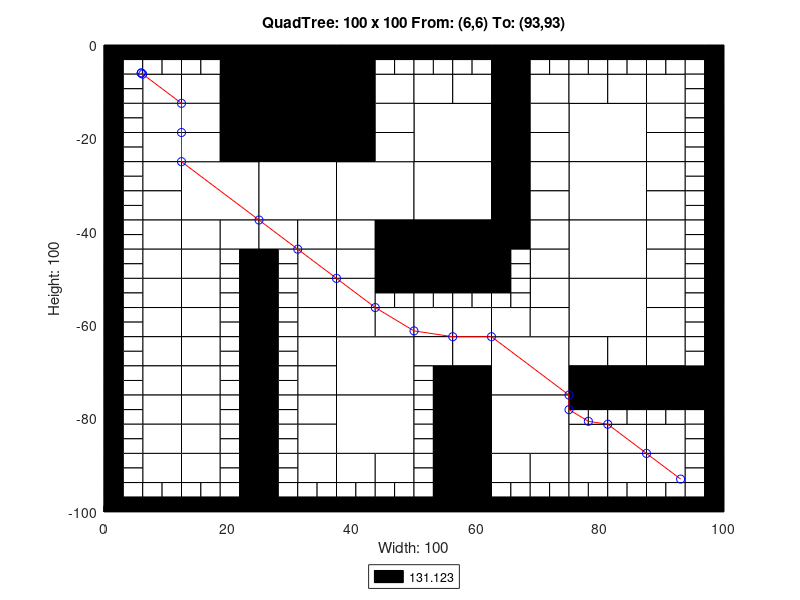

Here is the MATLAB script that generated this plot:
axis([0 100 -100 0]);
title('QuadTree: 100 x 100 From: (6,6) To: (93,93)');
xlabel('Width: 100');
ylabel('Height: 100');
rectangle('Position',[25 -12.5 12.5 12.5], 'FaceColor',[0 0 0]);
rectangle('Position',[25 -25 12.5 12.5], 'FaceColor',[0 0 0]);
rectangle('Position',[12.5 -37.5 12.5 12.5], 'FaceColor',[1 1 1]);
rectangle('Position',[25 -37.5 12.5 12.5], 'FaceColor',[1 1 1]);
rectangle('Position',[37.5 -37.5 12.5 12.5], 'FaceColor',[1 1 1]);
rectangle('Position',[50 -25 12.5 12.5], 'FaceColor',[1 1 1]);
rectangle('Position',[75 -25 12.5 12.5], 'FaceColor',[1 1 1]);
rectangle('Position',[50 -37.5 12.5 12.5], 'FaceColor',[1 1 1]);
rectangle('Position',[50 -50 12.5 12.5], 'FaceColor',[0 0 0]);
rectangle('Position',[75 -37.5 12.5 12.5], 'FaceColor',[1 1 1]);
rectangle('Position',[75 -50 12.5 12.5], 'FaceColor',[1 1 1]);
rectangle('Position',[37.5 -75 12.5 12.5], 'FaceColor',[1 1 1]);
rectangle('Position',[37.5 -87.5 12.5 12.5], 'FaceColor',[1 1 1]);
rectangle('Position',[62.5 -75 12.5 12.5], 'FaceColor',[1 1 1]);
rectangle('Position',[75 -62.5 12.5 12.5], 'FaceColor',[1 1 1]);
rectangle('Position',[62.5 -87.5 12.5 12.5], 'FaceColor',[1 1 1]);
rectangle('Position',[6.25 -12.5 6.25 6.25], 'FaceColor',[1 1 1]);
rectangle('Position',[18.75 -6.25 6.25 6.25], 'FaceColor',[0 0 0]);
rectangle('Position',[12.5 -12.5 6.25 6.25], 'FaceColor',[1 1 1]);
rectangle('Position',[18.75 -12.5 6.25 6.25], 'FaceColor',[0 0 0]);
rectangle('Position',[6.25 -18.75 6.25 6.25], 'FaceColor',[1 1 1]);
rectangle('Position',[6.25 -25 6.25 6.25], 'FaceColor',[1 1 1]);
rectangle('Position',[12.5 -18.75 6.25 6.25], 'FaceColor',[1 1 1]);
rectangle('Position',[18.75 -18.75 6.25 6.25], 'FaceColor',[0 0 0]);
rectangle('Position',[12.5 -25 6.25 6.25], 'FaceColor',[1 1 1]);
rectangle('Position',[18.75 -25 6.25 6.25], 'FaceColor',[0 0 0]);
rectangle('Position',[37.5 -6.25 6.25 6.25], 'FaceColor',[0 0 0]);
rectangle('Position',[37.5 -12.5 6.25 6.25], 'FaceColor',[0 0 0]);
rectangle('Position',[43.75 -12.5 6.25 6.25], 'FaceColor',[1 1 1]);
rectangle('Position',[37.5 -18.75 6.25 6.25], 'FaceColor',[0 0 0]);
rectangle('Position',[43.75 -18.75 6.25 6.25], 'FaceColor',[1 1 1]);
rectangle('Position',[37.5 -25 6.25 6.25], 'FaceColor',[0 0 0]);
rectangle('Position',[43.75 -25 6.25 6.25], 'FaceColor',[1 1 1]);
rectangle('Position',[6.25 -31.25 6.25 6.25], 'FaceColor',[1 1 1]);
rectangle('Position',[6.25 -37.5 6.25 6.25], 'FaceColor',[1 1 1]);
rectangle('Position',[6.25 -43.75 6.25 6.25], 'FaceColor',[1 1 1]);
rectangle('Position',[6.25 -50 6.25 6.25], 'FaceColor',[1 1 1]);
rectangle('Position',[12.5 -43.75 6.25 6.25], 'FaceColor',[1 1 1]);
rectangle('Position',[18.75 -43.75 6.25 6.25], 'FaceColor',[1 1 1]);
rectangle('Position',[12.5 -50 6.25 6.25], 'FaceColor',[1 1 1]);
rectangle('Position',[25 -43.75 6.25 6.25], 'FaceColor',[1 1 1]);
rectangle('Position',[31.25 -43.75 6.25 6.25], 'FaceColor',[1 1 1]);
rectangle('Position',[31.25 -50 6.25 6.25], 'FaceColor',[1 1 1]);
rectangle('Position',[37.5 -43.75 6.25 6.25], 'FaceColor',[1 1 1]);
rectangle('Position',[43.75 -43.75 6.25 6.25], 'FaceColor',[0 0 0]);
rectangle('Position',[37.5 -50 6.25 6.25], 'FaceColor',[1 1 1]);
rectangle('Position',[43.75 -50 6.25 6.25], 'FaceColor',[0 0 0]);
rectangle('Position',[50 -12.5 6.25 6.25], 'FaceColor',[1 1 1]);
rectangle('Position',[56.25 -12.5 6.25 6.25], 'FaceColor',[1 1 1]);
rectangle('Position',[62.5 -6.25 6.25 6.25], 'FaceColor',[0 0 0]);
rectangle('Position',[62.5 -12.5 6.25 6.25], 'FaceColor',[0 0 0]);
rectangle('Position',[68.75 -12.5 6.25 6.25], 'FaceColor',[1 1 1]);
rectangle('Position',[62.5 -18.75 6.25 6.25], 'FaceColor',[0 0 0]);
rectangle('Position',[68.75 -18.75 6.25 6.25], 'FaceColor',[1 1 1]);
rectangle('Position',[62.5 -25 6.25 6.25], 'FaceColor',[0 0 0]);
rectangle('Position',[68.75 -25 6.25 6.25], 'FaceColor',[1 1 1]);
rectangle('Position',[75 -12.5 6.25 6.25], 'FaceColor',[1 1 1]);
rectangle('Position',[81.25 -12.5 6.25 6.25], 'FaceColor',[1 1 1]);
rectangle('Position',[87.5 -12.5 6.25 6.25], 'FaceColor',[1 1 1]);
rectangle('Position',[87.5 -18.75 6.25 6.25], 'FaceColor',[1 1 1]);
rectangle('Position',[87.5 -25 6.25 6.25], 'FaceColor',[1 1 1]);
rectangle('Position',[62.5 -31.25 6.25 6.25], 'FaceColor',[0 0 0]);
rectangle('Position',[68.75 -31.25 6.25 6.25], 'FaceColor',[1 1 1]);
rectangle('Position',[62.5 -37.5 6.25 6.25], 'FaceColor',[0 0 0]);
rectangle('Position',[68.75 -37.5 6.25 6.25], 'FaceColor',[1 1 1]);
rectangle('Position',[62.5 -43.75 6.25 6.25], 'FaceColor',[0 0 0]);
rectangle('Position',[68.75 -43.75 6.25 6.25], 'FaceColor',[1 1 1]);
rectangle('Position',[68.75 -50 6.25 6.25], 'FaceColor',[1 1 1]);
rectangle('Position',[87.5 -31.25 6.25 6.25], 'FaceColor',[1 1 1]);
rectangle('Position',[87.5 -37.5 6.25 6.25], 'FaceColor',[1 1 1]);
rectangle('Position',[87.5 -43.75 6.25 6.25], 'FaceColor',[1 1 1]);
rectangle('Position',[87.5 -50 6.25 6.25], 'FaceColor',[1 1 1]);
rectangle('Position',[6.25 -56.25 6.25 6.25], 'FaceColor',[1 1 1]);
rectangle('Position',[6.25 -62.5 6.25 6.25], 'FaceColor',[1 1 1]);
rectangle('Position',[12.5 -56.25 6.25 6.25], 'FaceColor',[1 1 1]);
rectangle('Position',[12.5 -62.5 6.25 6.25], 'FaceColor',[1 1 1]);
rectangle('Position',[6.25 -68.75 6.25 6.25], 'FaceColor',[1 1 1]);
rectangle('Position',[6.25 -75 6.25 6.25], 'FaceColor',[1 1 1]);
rectangle('Position',[12.5 -68.75 6.25 6.25], 'FaceColor',[1 1 1]);
rectangle('Position',[12.5 -75 6.25 6.25], 'FaceColor',[1 1 1]);
rectangle('Position',[31.25 -56.25 6.25 6.25], 'FaceColor',[1 1 1]);
rectangle('Position',[31.25 -62.5 6.25 6.25], 'FaceColor',[1 1 1]);
rectangle('Position',[37.5 -56.25 6.25 6.25], 'FaceColor',[1 1 1]);
rectangle('Position',[37.5 -62.5 6.25 6.25], 'FaceColor',[1 1 1]);
rectangle('Position',[43.75 -62.5 6.25 6.25], 'FaceColor',[1 1 1]);
rectangle('Position',[31.25 -68.75 6.25 6.25], 'FaceColor',[1 1 1]);
rectangle('Position',[31.25 -75 6.25 6.25], 'FaceColor',[1 1 1]);
rectangle('Position',[6.25 -81.25 6.25 6.25], 'FaceColor',[1 1 1]);
rectangle('Position',[6.25 -87.5 6.25 6.25], 'FaceColor',[1 1 1]);
rectangle('Position',[12.5 -81.25 6.25 6.25], 'FaceColor',[1 1 1]);
rectangle('Position',[12.5 -87.5 6.25 6.25], 'FaceColor',[1 1 1]);
rectangle('Position',[6.25 -93.75 6.25 6.25], 'FaceColor',[1 1 1]);
rectangle('Position',[12.5 -93.75 6.25 6.25], 'FaceColor',[1 1 1]);
rectangle('Position',[31.25 -81.25 6.25 6.25], 'FaceColor',[1 1 1]);
rectangle('Position',[31.25 -87.5 6.25 6.25], 'FaceColor',[1 1 1]);
rectangle('Position',[31.25 -93.75 6.25 6.25], 'FaceColor',[1 1 1]);
rectangle('Position',[37.5 -93.75 6.25 6.25], 'FaceColor',[1 1 1]);
rectangle('Position',[43.75 -93.75 6.25 6.25], 'FaceColor',[1 1 1]);
rectangle('Position',[50 -62.5 6.25 6.25], 'FaceColor',[1 1 1]);
rectangle('Position',[56.25 -62.5 6.25 6.25], 'FaceColor',[1 1 1]);
rectangle('Position',[68.75 -56.25 6.25 6.25], 'FaceColor',[1 1 1]);
rectangle('Position',[62.5 -62.5 6.25 6.25], 'FaceColor',[1 1 1]);
rectangle('Position',[68.75 -62.5 6.25 6.25], 'FaceColor',[1 1 1]);
rectangle('Position',[50 -68.75 6.25 6.25], 'FaceColor',[1 1 1]);
rectangle('Position',[56.25 -68.75 6.25 6.25], 'FaceColor',[1 1 1]);
rectangle('Position',[56.25 -75 6.25 6.25], 'FaceColor',[0 0 0]);
rectangle('Position',[87.5 -56.25 6.25 6.25], 'FaceColor',[1 1 1]);
rectangle('Position',[87.5 -62.5 6.25 6.25], 'FaceColor',[1 1 1]);
rectangle('Position',[75 -68.75 6.25 6.25], 'FaceColor',[1 1 1]);
rectangle('Position',[81.25 -68.75 6.25 6.25], 'FaceColor',[1 1 1]);
rectangle('Position',[75 -75 6.25 6.25], 'FaceColor',[0 0 0]);
rectangle('Position',[81.25 -75 6.25 6.25], 'FaceColor',[0 0 0]);
rectangle('Position',[87.5 -68.75 6.25 6.25], 'FaceColor',[1 1 1]);
rectangle('Position',[87.5 -75 6.25 6.25], 'FaceColor',[0 0 0]);
rectangle('Position',[93.75 -75 6.25 6.25], 'FaceColor',[0 0 0]);
rectangle('Position',[56.25 -81.25 6.25 6.25], 'FaceColor',[0 0 0]);
rectangle('Position',[56.25 -87.5 6.25 6.25], 'FaceColor',[0 0 0]);
rectangle('Position',[56.25 -93.75 6.25 6.25], 'FaceColor',[0 0 0]);
rectangle('Position',[56.25 -100 6.25 6.25], 'FaceColor',[0 0 0]);
rectangle('Position',[62.5 -93.75 6.25 6.25], 'FaceColor',[1 1 1]);
rectangle('Position',[68.75 -93.75 6.25 6.25], 'FaceColor',[1 1 1]);
rectangle('Position',[75 -87.5 6.25 6.25], 'FaceColor',[1 1 1]);
rectangle('Position',[81.25 -87.5 6.25 6.25], 'FaceColor',[1 1 1]);
rectangle('Position',[87.5 -87.5 6.25 6.25], 'FaceColor',[1 1 1]);
rectangle('Position',[75 -93.75 6.25 6.25], 'FaceColor',[1 1 1]);
rectangle('Position',[81.25 -93.75 6.25 6.25], 'FaceColor',[1 1 1]);
rectangle('Position',[87.5 -93.75 6.25 6.25], 'FaceColor',[1 1 1]);
rectangle('Position',[0 -3.125 3.125 3.125], 'FaceColor',[0 0 0]);
rectangle('Position',[3.125 -3.125 3.125 3.125], 'FaceColor',[0 0 0]);
rectangle('Position',[0 -6.25 3.125 3.125], 'FaceColor',[0 0 0]);
rectangle('Position',[3.125 -6.25 3.125 3.125], 'FaceColor',[1 1 1]);
rectangle('Position',[6.25 -3.125 3.125 3.125], 'FaceColor',[0 0 0]);
rectangle('Position',[9.375 -3.125 3.125 3.125], 'FaceColor',[0 0 0]);
rectangle('Position',[6.25 -6.25 3.125 3.125], 'FaceColor',[1 1 1]);
rectangle('Position',[9.375 -6.25 3.125 3.125], 'FaceColor',[1 1 1]);
rectangle('Position',[0 -9.375 3.125 3.125], 'FaceColor',[0 0 0]);
rectangle('Position',[3.125 -9.375 3.125 3.125], 'FaceColor',[1 1 1]);
rectangle('Position',[0 -12.5 3.125 3.125], 'FaceColor',[0 0 0]);
rectangle('Position',[3.125 -12.5 3.125 3.125], 'FaceColor',[1 1 1]);
rectangle('Position',[12.5 -3.125 3.125 3.125], 'FaceColor',[0 0 0]);
rectangle('Position',[15.625 -3.125 3.125 3.125], 'FaceColor',[0 0 0]);
rectangle('Position',[12.5 -6.25 3.125 3.125], 'FaceColor',[1 1 1]);
rectangle('Position',[15.625 -6.25 3.125 3.125], 'FaceColor',[1 1 1]);
rectangle('Position',[0 -15.625 3.125 3.125], 'FaceColor',[0 0 0]);
rectangle('Position',[3.125 -15.625 3.125 3.125], 'FaceColor',[1 1 1]);
rectangle('Position',[0 -18.75 3.125 3.125], 'FaceColor',[0 0 0]);
rectangle('Position',[3.125 -18.75 3.125 3.125], 'FaceColor',[1 1 1]);
rectangle('Position',[0 -21.875 3.125 3.125], 'FaceColor',[0 0 0]);
rectangle('Position',[3.125 -21.875 3.125 3.125], 'FaceColor',[1 1 1]);
rectangle('Position',[0 -25 3.125 3.125], 'FaceColor',[0 0 0]);
rectangle('Position',[3.125 -25 3.125 3.125], 'FaceColor',[1 1 1]);
rectangle('Position',[43.75 -3.125 3.125 3.125], 'FaceColor',[0 0 0]);
rectangle('Position',[46.875 -3.125 3.125 3.125], 'FaceColor',[0 0 0]);
rectangle('Position',[43.75 -6.25 3.125 3.125], 'FaceColor',[1 1 1]);
rectangle('Position',[46.875 -6.25 3.125 3.125], 'FaceColor',[1 1 1]);
rectangle('Position',[0 -28.125 3.125 3.125], 'FaceColor',[0 0 0]);
rectangle('Position',[3.125 -28.125 3.125 3.125], 'FaceColor',[1 1 1]);
rectangle('Position',[0 -31.25 3.125 3.125], 'FaceColor',[0 0 0]);
rectangle('Position',[3.125 -31.25 3.125 3.125], 'FaceColor',[1 1 1]);
rectangle('Position',[0 -34.375 3.125 3.125], 'FaceColor',[0 0 0]);
rectangle('Position',[3.125 -34.375 3.125 3.125], 'FaceColor',[1 1 1]);
rectangle('Position',[0 -37.5 3.125 3.125], 'FaceColor',[0 0 0]);
rectangle('Position',[3.125 -37.5 3.125 3.125], 'FaceColor',[1 1 1]);
rectangle('Position',[0 -40.625 3.125 3.125], 'FaceColor',[0 0 0]);
rectangle('Position',[3.125 -40.625 3.125 3.125], 'FaceColor',[1 1 1]);
rectangle('Position',[0 -43.75 3.125 3.125], 'FaceColor',[0 0 0]);
rectangle('Position',[3.125 -43.75 3.125 3.125], 'FaceColor',[1 1 1]);
rectangle('Position',[0 -46.875 3.125 3.125], 'FaceColor',[0 0 0]);
rectangle('Position',[3.125 -46.875 3.125 3.125], 'FaceColor',[1 1 1]);
rectangle('Position',[0 -50 3.125 3.125], 'FaceColor',[0 0 0]);
rectangle('Position',[3.125 -50 3.125 3.125], 'FaceColor',[1 1 1]);
rectangle('Position',[18.75 -46.875 3.125 3.125], 'FaceColor',[1 1 1]);
rectangle('Position',[21.875 -46.875 3.125 3.125], 'FaceColor',[0 0 0]);
rectangle('Position',[18.75 -50 3.125 3.125], 'FaceColor',[1 1 1]);
rectangle('Position',[21.875 -50 3.125 3.125], 'FaceColor',[0 0 0]);
rectangle('Position',[25 -46.875 3.125 3.125], 'FaceColor',[0 0 0]);
rectangle('Position',[28.125 -46.875 3.125 3.125], 'FaceColor',[1 1 1]);
rectangle('Position',[25 -50 3.125 3.125], 'FaceColor',[0 0 0]);
rectangle('Position',[28.125 -50 3.125 3.125], 'FaceColor',[1 1 1]);
rectangle('Position',[50 -3.125 3.125 3.125], 'FaceColor',[0 0 0]);
rectangle('Position',[53.125 -3.125 3.125 3.125], 'FaceColor',[0 0 0]);
rectangle('Position',[50 -6.25 3.125 3.125], 'FaceColor',[1 1 1]);
rectangle('Position',[53.125 -6.25 3.125 3.125], 'FaceColor',[1 1 1]);
rectangle('Position',[56.25 -3.125 3.125 3.125], 'FaceColor',[0 0 0]);
rectangle('Position',[59.375 -3.125 3.125 3.125], 'FaceColor',[0 0 0]);
rectangle('Position',[56.25 -6.25 3.125 3.125], 'FaceColor',[1 1 1]);
rectangle('Position',[59.375 -6.25 3.125 3.125], 'FaceColor',[1 1 1]);
rectangle('Position',[68.75 -3.125 3.125 3.125], 'FaceColor',[0 0 0]);
rectangle('Position',[71.875 -3.125 3.125 3.125], 'FaceColor',[0 0 0]);
rectangle('Position',[68.75 -6.25 3.125 3.125], 'FaceColor',[1 1 1]);
rectangle('Position',[71.875 -6.25 3.125 3.125], 'FaceColor',[1 1 1]);
rectangle('Position',[75 -3.125 3.125 3.125], 'FaceColor',[0 0 0]);
rectangle('Position',[78.125 -3.125 3.125 3.125], 'FaceColor',[0 0 0]);
rectangle('Position',[75 -6.25 3.125 3.125], 'FaceColor',[1 1 1]);
rectangle('Position',[78.125 -6.25 3.125 3.125], 'FaceColor',[1 1 1]);
rectangle('Position',[81.25 -3.125 3.125 3.125], 'FaceColor',[0 0 0]);
rectangle('Position',[84.375 -3.125 3.125 3.125], 'FaceColor',[0 0 0]);
rectangle('Position',[81.25 -6.25 3.125 3.125], 'FaceColor',[1 1 1]);
rectangle('Position',[84.375 -6.25 3.125 3.125], 'FaceColor',[1 1 1]);
rectangle('Position',[87.5 -3.125 3.125 3.125], 'FaceColor',[0 0 0]);
rectangle('Position',[90.625 -3.125 3.125 3.125], 'FaceColor',[0 0 0]);
rectangle('Position',[87.5 -6.25 3.125 3.125], 'FaceColor',[1 1 1]);
rectangle('Position',[90.625 -6.25 3.125 3.125], 'FaceColor',[1 1 1]);
rectangle('Position',[93.75 -3.125 3.125 3.125], 'FaceColor',[0 0 0]);
rectangle('Position',[96.875 -3.125 3.125 3.125], 'FaceColor',[0 0 0]);
rectangle('Position',[93.75 -6.25 3.125 3.125], 'FaceColor',[1 1 1]);
rectangle('Position',[96.875 -6.25 3.125 3.125], 'FaceColor',[0 0 0]);
rectangle('Position',[93.75 -9.375 3.125 3.125], 'FaceColor',[1 1 1]);
rectangle('Position',[96.875 -9.375 3.125 3.125], 'FaceColor',[0 0 0]);
rectangle('Position',[93.75 -12.5 3.125 3.125], 'FaceColor',[1 1 1]);
rectangle('Position',[96.875 -12.5 3.125 3.125], 'FaceColor',[0 0 0]);
rectangle('Position',[93.75 -15.625 3.125 3.125], 'FaceColor',[1 1 1]);
rectangle('Position',[96.875 -15.625 3.125 3.125], 'FaceColor',[0 0 0]);
rectangle('Position',[93.75 -18.75 3.125 3.125], 'FaceColor',[1 1 1]);
rectangle('Position',[96.875 -18.75 3.125 3.125], 'FaceColor',[0 0 0]);
rectangle('Position',[93.75 -21.875 3.125 3.125], 'FaceColor',[1 1 1]);
rectangle('Position',[96.875 -21.875 3.125 3.125], 'FaceColor',[0 0 0]);
rectangle('Position',[93.75 -25 3.125 3.125], 'FaceColor',[1 1 1]);
rectangle('Position',[96.875 -25 3.125 3.125], 'FaceColor',[0 0 0]);
rectangle('Position',[62.5 -46.875 3.125 3.125], 'FaceColor',[0 0 0]);
rectangle('Position',[65.625 -46.875 3.125 3.125], 'FaceColor',[1 1 1]);
rectangle('Position',[62.5 -50 3.125 3.125], 'FaceColor',[0 0 0]);
rectangle('Position',[65.625 -50 3.125 3.125], 'FaceColor',[1 1 1]);
rectangle('Position',[93.75 -28.125 3.125 3.125], 'FaceColor',[1 1 1]);
rectangle('Position',[96.875 -28.125 3.125 3.125], 'FaceColor',[0 0 0]);
rectangle('Position',[93.75 -31.25 3.125 3.125], 'FaceColor',[1 1 1]);
rectangle('Position',[96.875 -31.25 3.125 3.125], 'FaceColor',[0 0 0]);
rectangle('Position',[93.75 -34.375 3.125 3.125], 'FaceColor',[1 1 1]);
rectangle('Position',[96.875 -34.375 3.125 3.125], 'FaceColor',[0 0 0]);
rectangle('Position',[93.75 -37.5 3.125 3.125], 'FaceColor',[1 1 1]);
rectangle('Position',[96.875 -37.5 3.125 3.125], 'FaceColor',[0 0 0]);
rectangle('Position',[93.75 -40.625 3.125 3.125], 'FaceColor',[1 1 1]);
rectangle('Position',[96.875 -40.625 3.125 3.125], 'FaceColor',[0 0 0]);
rectangle('Position',[93.75 -43.75 3.125 3.125], 'FaceColor',[1 1 1]);
rectangle('Position',[96.875 -43.75 3.125 3.125], 'FaceColor',[0 0 0]);
rectangle('Position',[93.75 -46.875 3.125 3.125], 'FaceColor',[1 1 1]);
rectangle('Position',[96.875 -46.875 3.125 3.125], 'FaceColor',[0 0 0]);
rectangle('Position',[93.75 -50 3.125 3.125], 'FaceColor',[1 1 1]);
rectangle('Position',[96.875 -50 3.125 3.125], 'FaceColor',[0 0 0]);
rectangle('Position',[0 -53.125 3.125 3.125], 'FaceColor',[0 0 0]);
rectangle('Position',[3.125 -53.125 3.125 3.125], 'FaceColor',[1 1 1]);
rectangle('Position',[0 -56.25 3.125 3.125], 'FaceColor',[0 0 0]);
rectangle('Position',[3.125 -56.25 3.125 3.125], 'FaceColor',[1 1 1]);
rectangle('Position',[0 -59.375 3.125 3.125], 'FaceColor',[0 0 0]);
rectangle('Position',[3.125 -59.375 3.125 3.125], 'FaceColor',[1 1 1]);
rectangle('Position',[0 -62.5 3.125 3.125], 'FaceColor',[0 0 0]);
rectangle('Position',[3.125 -62.5 3.125 3.125], 'FaceColor',[1 1 1]);
rectangle('Position',[18.75 -53.125 3.125 3.125], 'FaceColor',[1 1 1]);
rectangle('Position',[21.875 -53.125 3.125 3.125], 'FaceColor',[0 0 0]);
rectangle('Position',[18.75 -56.25 3.125 3.125], 'FaceColor',[1 1 1]);
rectangle('Position',[21.875 -56.25 3.125 3.125], 'FaceColor',[0 0 0]);
rectangle('Position',[18.75 -59.375 3.125 3.125], 'FaceColor',[1 1 1]);
rectangle('Position',[21.875 -59.375 3.125 3.125], 'FaceColor',[0 0 0]);
rectangle('Position',[18.75 -62.5 3.125 3.125], 'FaceColor',[1 1 1]);
rectangle('Position',[21.875 -62.5 3.125 3.125], 'FaceColor',[0 0 0]);
rectangle('Position',[0 -65.625 3.125 3.125], 'FaceColor',[0 0 0]);
rectangle('Position',[3.125 -65.625 3.125 3.125], 'FaceColor',[1 1 1]);
rectangle('Position',[0 -68.75 3.125 3.125], 'FaceColor',[0 0 0]);
rectangle('Position',[3.125 -68.75 3.125 3.125], 'FaceColor',[1 1 1]);
rectangle('Position',[0 -71.875 3.125 3.125], 'FaceColor',[0 0 0]);
rectangle('Position',[3.125 -71.875 3.125 3.125], 'FaceColor',[1 1 1]);
rectangle('Position',[0 -75 3.125 3.125], 'FaceColor',[0 0 0]);
rectangle('Position',[3.125 -75 3.125 3.125], 'FaceColor',[1 1 1]);
rectangle('Position',[18.75 -65.625 3.125 3.125], 'FaceColor',[1 1 1]);
rectangle('Position',[21.875 -65.625 3.125 3.125], 'FaceColor',[0 0 0]);
rectangle('Position',[18.75 -68.75 3.125 3.125], 'FaceColor',[1 1 1]);
rectangle('Position',[21.875 -68.75 3.125 3.125], 'FaceColor',[0 0 0]);
rectangle('Position',[18.75 -71.875 3.125 3.125], 'FaceColor',[1 1 1]);
rectangle('Position',[21.875 -71.875 3.125 3.125], 'FaceColor',[0 0 0]);
rectangle('Position',[18.75 -75 3.125 3.125], 'FaceColor',[1 1 1]);
rectangle('Position',[21.875 -75 3.125 3.125], 'FaceColor',[0 0 0]);
rectangle('Position',[25 -53.125 3.125 3.125], 'FaceColor',[0 0 0]);
rectangle('Position',[28.125 -53.125 3.125 3.125], 'FaceColor',[1 1 1]);
rectangle('Position',[25 -56.25 3.125 3.125], 'FaceColor',[0 0 0]);
rectangle('Position',[28.125 -56.25 3.125 3.125], 'FaceColor',[1 1 1]);
rectangle('Position',[25 -59.375 3.125 3.125], 'FaceColor',[0 0 0]);
rectangle('Position',[28.125 -59.375 3.125 3.125], 'FaceColor',[1 1 1]);
rectangle('Position',[25 -62.5 3.125 3.125], 'FaceColor',[0 0 0]);
rectangle('Position',[28.125 -62.5 3.125 3.125], 'FaceColor',[1 1 1]);
rectangle('Position',[43.75 -53.125 3.125 3.125], 'FaceColor',[0 0 0]);
rectangle('Position',[46.875 -53.125 3.125 3.125], 'FaceColor',[0 0 0]);
rectangle('Position',[43.75 -56.25 3.125 3.125], 'FaceColor',[1 1 1]);
rectangle('Position',[46.875 -56.25 3.125 3.125], 'FaceColor',[1 1 1]);
rectangle('Position',[25 -65.625 3.125 3.125], 'FaceColor',[0 0 0]);
rectangle('Position',[28.125 -65.625 3.125 3.125], 'FaceColor',[1 1 1]);
rectangle('Position',[25 -68.75 3.125 3.125], 'FaceColor',[0 0 0]);
rectangle('Position',[28.125 -68.75 3.125 3.125], 'FaceColor',[1 1 1]);
rectangle('Position',[25 -71.875 3.125 3.125], 'FaceColor',[0 0 0]);
rectangle('Position',[28.125 -71.875 3.125 3.125], 'FaceColor',[1 1 1]);
rectangle('Position',[25 -75 3.125 3.125], 'FaceColor',[0 0 0]);
rectangle('Position',[28.125 -75 3.125 3.125], 'FaceColor',[1 1 1]);
rectangle('Position',[0 -78.125 3.125 3.125], 'FaceColor',[0 0 0]);
rectangle('Position',[3.125 -78.125 3.125 3.125], 'FaceColor',[1 1 1]);
rectangle('Position',[0 -81.25 3.125 3.125], 'FaceColor',[0 0 0]);
rectangle('Position',[3.125 -81.25 3.125 3.125], 'FaceColor',[1 1 1]);
rectangle('Position',[0 -84.375 3.125 3.125], 'FaceColor',[0 0 0]);
rectangle('Position',[3.125 -84.375 3.125 3.125], 'FaceColor',[1 1 1]);
rectangle('Position',[0 -87.5 3.125 3.125], 'FaceColor',[0 0 0]);
rectangle('Position',[3.125 -87.5 3.125 3.125], 'FaceColor',[1 1 1]);
rectangle('Position',[18.75 -78.125 3.125 3.125], 'FaceColor',[1 1 1]);
rectangle('Position',[21.875 -78.125 3.125 3.125], 'FaceColor',[0 0 0]);
rectangle('Position',[18.75 -81.25 3.125 3.125], 'FaceColor',[1 1 1]);
rectangle('Position',[21.875 -81.25 3.125 3.125], 'FaceColor',[0 0 0]);
rectangle('Position',[18.75 -84.375 3.125 3.125], 'FaceColor',[1 1 1]);
rectangle('Position',[21.875 -84.375 3.125 3.125], 'FaceColor',[0 0 0]);
rectangle('Position',[18.75 -87.5 3.125 3.125], 'FaceColor',[1 1 1]);
rectangle('Position',[21.875 -87.5 3.125 3.125], 'FaceColor',[0 0 0]);
rectangle('Position',[0 -90.625 3.125 3.125], 'FaceColor',[0 0 0]);
rectangle('Position',[3.125 -90.625 3.125 3.125], 'FaceColor',[1 1 1]);
rectangle('Position',[0 -93.75 3.125 3.125], 'FaceColor',[0 0 0]);
rectangle('Position',[3.125 -93.75 3.125 3.125], 'FaceColor',[1 1 1]);
rectangle('Position',[0 -96.875 3.125 3.125], 'FaceColor',[0 0 0]);
rectangle('Position',[3.125 -96.875 3.125 3.125], 'FaceColor',[1 1 1]);
rectangle('Position',[0 -100 3.125 3.125], 'FaceColor',[0 0 0]);
rectangle('Position',[3.125 -100 3.125 3.125], 'FaceColor',[0 0 0]);
rectangle('Position',[6.25 -96.875 3.125 3.125], 'FaceColor',[1 1 1]);
rectangle('Position',[9.375 -96.875 3.125 3.125], 'FaceColor',[1 1 1]);
rectangle('Position',[6.25 -100 3.125 3.125], 'FaceColor',[0 0 0]);
rectangle('Position',[9.375 -100 3.125 3.125], 'FaceColor',[0 0 0]);
rectangle('Position',[18.75 -90.625 3.125 3.125], 'FaceColor',[1 1 1]);
rectangle('Position',[21.875 -90.625 3.125 3.125], 'FaceColor',[0 0 0]);
rectangle('Position',[18.75 -93.75 3.125 3.125], 'FaceColor',[1 1 1]);
rectangle('Position',[21.875 -93.75 3.125 3.125], 'FaceColor',[0 0 0]);
rectangle('Position',[12.5 -96.875 3.125 3.125], 'FaceColor',[1 1 1]);
rectangle('Position',[15.625 -96.875 3.125 3.125], 'FaceColor',[1 1 1]);
rectangle('Position',[12.5 -100 3.125 3.125], 'FaceColor',[0 0 0]);
rectangle('Position',[15.625 -100 3.125 3.125], 'FaceColor',[0 0 0]);
rectangle('Position',[18.75 -96.875 3.125 3.125], 'FaceColor',[1 1 1]);
rectangle('Position',[21.875 -96.875 3.125 3.125], 'FaceColor',[0 0 0]);
rectangle('Position',[18.75 -100 3.125 3.125], 'FaceColor',[0 0 0]);
rectangle('Position',[21.875 -100 3.125 3.125], 'FaceColor',[0 0 0]);
rectangle('Position',[25 -78.125 3.125 3.125], 'FaceColor',[0 0 0]);
rectangle('Position',[28.125 -78.125 3.125 3.125], 'FaceColor',[1 1 1]);
rectangle('Position',[25 -81.25 3.125 3.125], 'FaceColor',[0 0 0]);
rectangle('Position',[28.125 -81.25 3.125 3.125], 'FaceColor',[1 1 1]);
rectangle('Position',[25 -84.375 3.125 3.125], 'FaceColor',[0 0 0]);
rectangle('Position',[28.125 -84.375 3.125 3.125], 'FaceColor',[1 1 1]);
rectangle('Position',[25 -87.5 3.125 3.125], 'FaceColor',[0 0 0]);
rectangle('Position',[28.125 -87.5 3.125 3.125], 'FaceColor',[1 1 1]);
rectangle('Position',[25 -90.625 3.125 3.125], 'FaceColor',[0 0 0]);
rectangle('Position',[28.125 -90.625 3.125 3.125], 'FaceColor',[1 1 1]);
rectangle('Position',[25 -93.75 3.125 3.125], 'FaceColor',[0 0 0]);
rectangle('Position',[28.125 -93.75 3.125 3.125], 'FaceColor',[1 1 1]);
rectangle('Position',[25 -96.875 3.125 3.125], 'FaceColor',[0 0 0]);
rectangle('Position',[28.125 -96.875 3.125 3.125], 'FaceColor',[1 1 1]);
rectangle('Position',[25 -100 3.125 3.125], 'FaceColor',[0 0 0]);
rectangle('Position',[28.125 -100 3.125 3.125], 'FaceColor',[0 0 0]);
rectangle('Position',[31.25 -96.875 3.125 3.125], 'FaceColor',[1 1 1]);
rectangle('Position',[34.375 -96.875 3.125 3.125], 'FaceColor',[1 1 1]);
rectangle('Position',[31.25 -100 3.125 3.125], 'FaceColor',[0 0 0]);
rectangle('Position',[34.375 -100 3.125 3.125], 'FaceColor',[0 0 0]);
rectangle('Position',[37.5 -96.875 3.125 3.125], 'FaceColor',[1 1 1]);
rectangle('Position',[40.625 -96.875 3.125 3.125], 'FaceColor',[1 1 1]);
rectangle('Position',[37.5 -100 3.125 3.125], 'FaceColor',[0 0 0]);
rectangle('Position',[40.625 -100 3.125 3.125], 'FaceColor',[0 0 0]);
rectangle('Position',[43.75 -96.875 3.125 3.125], 'FaceColor',[1 1 1]);
rectangle('Position',[46.875 -96.875 3.125 3.125], 'FaceColor',[1 1 1]);
rectangle('Position',[43.75 -100 3.125 3.125], 'FaceColor',[0 0 0]);
rectangle('Position',[46.875 -100 3.125 3.125], 'FaceColor',[0 0 0]);
rectangle('Position',[50 -53.125 3.125 3.125], 'FaceColor',[0 0 0]);
rectangle('Position',[53.125 -53.125 3.125 3.125], 'FaceColor',[0 0 0]);
rectangle('Position',[50 -56.25 3.125 3.125], 'FaceColor',[1 1 1]);
rectangle('Position',[53.125 -56.25 3.125 3.125], 'FaceColor',[1 1 1]);
rectangle('Position',[56.25 -53.125 3.125 3.125], 'FaceColor',[0 0 0]);
rectangle('Position',[59.375 -53.125 3.125 3.125], 'FaceColor',[0 0 0]);
rectangle('Position',[56.25 -56.25 3.125 3.125], 'FaceColor',[1 1 1]);
rectangle('Position',[59.375 -56.25 3.125 3.125], 'FaceColor',[1 1 1]);
rectangle('Position',[62.5 -53.125 3.125 3.125], 'FaceColor',[0 0 0]);
rectangle('Position',[65.625 -53.125 3.125 3.125], 'FaceColor',[1 1 1]);
rectangle('Position',[62.5 -56.25 3.125 3.125], 'FaceColor',[1 1 1]);
rectangle('Position',[65.625 -56.25 3.125 3.125], 'FaceColor',[1 1 1]);
rectangle('Position',[50 -71.875 3.125 3.125], 'FaceColor',[1 1 1]);
rectangle('Position',[53.125 -71.875 3.125 3.125], 'FaceColor',[0 0 0]);
rectangle('Position',[50 -75 3.125 3.125], 'FaceColor',[1 1 1]);
rectangle('Position',[53.125 -75 3.125 3.125], 'FaceColor',[0 0 0]);
rectangle('Position',[93.75 -53.125 3.125 3.125], 'FaceColor',[1 1 1]);
rectangle('Position',[96.875 -53.125 3.125 3.125], 'FaceColor',[0 0 0]);
rectangle('Position',[93.75 -56.25 3.125 3.125], 'FaceColor',[1 1 1]);
rectangle('Position',[96.875 -56.25 3.125 3.125], 'FaceColor',[0 0 0]);
rectangle('Position',[93.75 -59.375 3.125 3.125], 'FaceColor',[1 1 1]);
rectangle('Position',[96.875 -59.375 3.125 3.125], 'FaceColor',[0 0 0]);
rectangle('Position',[93.75 -62.5 3.125 3.125], 'FaceColor',[1 1 1]);
rectangle('Position',[96.875 -62.5 3.125 3.125], 'FaceColor',[0 0 0]);
rectangle('Position',[93.75 -65.625 3.125 3.125], 'FaceColor',[1 1 1]);
rectangle('Position',[96.875 -65.625 3.125 3.125], 'FaceColor',[0 0 0]);
rectangle('Position',[93.75 -68.75 3.125 3.125], 'FaceColor',[1 1 1]);
rectangle('Position',[96.875 -68.75 3.125 3.125], 'FaceColor',[0 0 0]);
rectangle('Position',[50 -78.125 3.125 3.125], 'FaceColor',[1 1 1]);
rectangle('Position',[53.125 -78.125 3.125 3.125], 'FaceColor',[0 0 0]);
rectangle('Position',[50 -81.25 3.125 3.125], 'FaceColor',[1 1 1]);
rectangle('Position',[53.125 -81.25 3.125 3.125], 'FaceColor',[0 0 0]);
rectangle('Position',[50 -84.375 3.125 3.125], 'FaceColor',[1 1 1]);
rectangle('Position',[53.125 -84.375 3.125 3.125], 'FaceColor',[0 0 0]);
rectangle('Position',[50 -87.5 3.125 3.125], 'FaceColor',[1 1 1]);
rectangle('Position',[53.125 -87.5 3.125 3.125], 'FaceColor',[0 0 0]);
rectangle('Position',[50 -90.625 3.125 3.125], 'FaceColor',[1 1 1]);
rectangle('Position',[53.125 -90.625 3.125 3.125], 'FaceColor',[0 0 0]);
rectangle('Position',[50 -93.75 3.125 3.125], 'FaceColor',[1 1 1]);
rectangle('Position',[53.125 -93.75 3.125 3.125], 'FaceColor',[0 0 0]);
rectangle('Position',[50 -96.875 3.125 3.125], 'FaceColor',[1 1 1]);
rectangle('Position',[53.125 -96.875 3.125 3.125], 'FaceColor',[0 0 0]);
rectangle('Position',[50 -100 3.125 3.125], 'FaceColor',[0 0 0]);
rectangle('Position',[53.125 -100 3.125 3.125], 'FaceColor',[0 0 0]);
rectangle('Position',[62.5 -96.875 3.125 3.125], 'FaceColor',[1 1 1]);
rectangle('Position',[65.625 -96.875 3.125 3.125], 'FaceColor',[1 1 1]);
rectangle('Position',[62.5 -100 3.125 3.125], 'FaceColor',[0 0 0]);
rectangle('Position',[65.625 -100 3.125 3.125], 'FaceColor',[0 0 0]);
rectangle('Position',[68.75 -96.875 3.125 3.125], 'FaceColor',[1 1 1]);
rectangle('Position',[71.875 -96.875 3.125 3.125], 'FaceColor',[1 1 1]);
rectangle('Position',[68.75 -100 3.125 3.125], 'FaceColor',[0 0 0]);
rectangle('Position',[71.875 -100 3.125 3.125], 'FaceColor',[0 0 0]);
rectangle('Position',[75 -78.125 3.125 3.125], 'FaceColor',[0 0 0]);
rectangle('Position',[78.125 -78.125 3.125 3.125], 'FaceColor',[0 0 0]);
rectangle('Position',[75 -81.25 3.125 3.125], 'FaceColor',[1 1 1]);
rectangle('Position',[78.125 -81.25 3.125 3.125], 'FaceColor',[1 1 1]);
rectangle('Position',[81.25 -78.125 3.125 3.125], 'FaceColor',[0 0 0]);
rectangle('Position',[84.375 -78.125 3.125 3.125], 'FaceColor',[0 0 0]);
rectangle('Position',[81.25 -81.25 3.125 3.125], 'FaceColor',[1 1 1]);
rectangle('Position',[84.375 -81.25 3.125 3.125], 'FaceColor',[1 1 1]);
rectangle('Position',[87.5 -78.125 3.125 3.125], 'FaceColor',[0 0 0]);
rectangle('Position',[90.625 -78.125 3.125 3.125], 'FaceColor',[0 0 0]);
rectangle('Position',[87.5 -81.25 3.125 3.125], 'FaceColor',[1 1 1]);
rectangle('Position',[90.625 -81.25 3.125 3.125], 'FaceColor',[1 1 1]);
rectangle('Position',[93.75 -78.125 3.125 3.125], 'FaceColor',[0 0 0]);
rectangle('Position',[96.875 -78.125 3.125 3.125], 'FaceColor',[0 0 0]);
rectangle('Position',[93.75 -81.25 3.125 3.125], 'FaceColor',[1 1 1]);
rectangle('Position',[96.875 -81.25 3.125 3.125], 'FaceColor',[0 0 0]);
rectangle('Position',[93.75 -84.375 3.125 3.125], 'FaceColor',[1 1 1]);
rectangle('Position',[96.875 -84.375 3.125 3.125], 'FaceColor',[0 0 0]);
rectangle('Position',[93.75 -87.5 3.125 3.125], 'FaceColor',[1 1 1]);
rectangle('Position',[96.875 -87.5 3.125 3.125], 'FaceColor',[0 0 0]);
rectangle('Position',[75 -96.875 3.125 3.125], 'FaceColor',[1 1 1]);
rectangle('Position',[78.125 -96.875 3.125 3.125], 'FaceColor',[1 1 1]);
rectangle('Position',[75 -100 3.125 3.125], 'FaceColor',[0 0 0]);
rectangle('Position',[78.125 -100 3.125 3.125], 'FaceColor',[0 0 0]);
rectangle('Position',[81.25 -96.875 3.125 3.125], 'FaceColor',[1 1 1]);
rectangle('Position',[84.375 -96.875 3.125 3.125], 'FaceColor',[1 1 1]);
rectangle('Position',[81.25 -100 3.125 3.125], 'FaceColor',[0 0 0]);
rectangle('Position',[84.375 -100 3.125 3.125], 'FaceColor',[0 0 0]);
rectangle('Position',[93.75 -90.625 3.125 3.125], 'FaceColor',[1 1 1]);
rectangle('Position',[96.875 -90.625 3.125 3.125], 'FaceColor',[0 0 0]);
rectangle('Position',[93.75 -93.75 3.125 3.125], 'FaceColor',[1 1 1]);
rectangle('Position',[96.875 -93.75 3.125 3.125], 'FaceColor',[0 0 0]);
rectangle('Position',[87.5 -96.875 3.125 3.125], 'FaceColor',[1 1 1]);
rectangle('Position',[90.625 -96.875 3.125 3.125], 'FaceColor',[1 1 1]);
rectangle('Position',[87.5 -100 3.125 3.125], 'FaceColor',[0 0 0]);
rectangle('Position',[90.625 -100 3.125 3.125], 'FaceColor',[0 0 0]);
rectangle('Position',[93.75 -96.875 3.125 3.125], 'FaceColor',[1 1 1]);
rectangle('Position',[96.875 -96.875 3.125 3.125], 'FaceColor',[0 0 0]);
rectangle('Position',[93.75 -100 3.125 3.125], 'FaceColor',[0 0 0]);
rectangle('Position',[96.875 -100 3.125 3.125], 'FaceColor',[0 0 0]);
X=[93,87.5,81.25,78.125,75,75,62.5,56.25,50,43.75,37.5,31.25,25,12.5,12.5,12.5,6.25,6,6];
Y=[-93,-87.5,-81.25,-80.625,-78.125,-75,-62.5,-62.5,-61.25,-56.25,-50,-43.75,-37.5,-25,-18.75,-12.5,-6.25,-6,-6];
hold on;
plot(X,Y,'r');
plot(X,Y,'bo');
legend('131.123','Location','southoutside');
